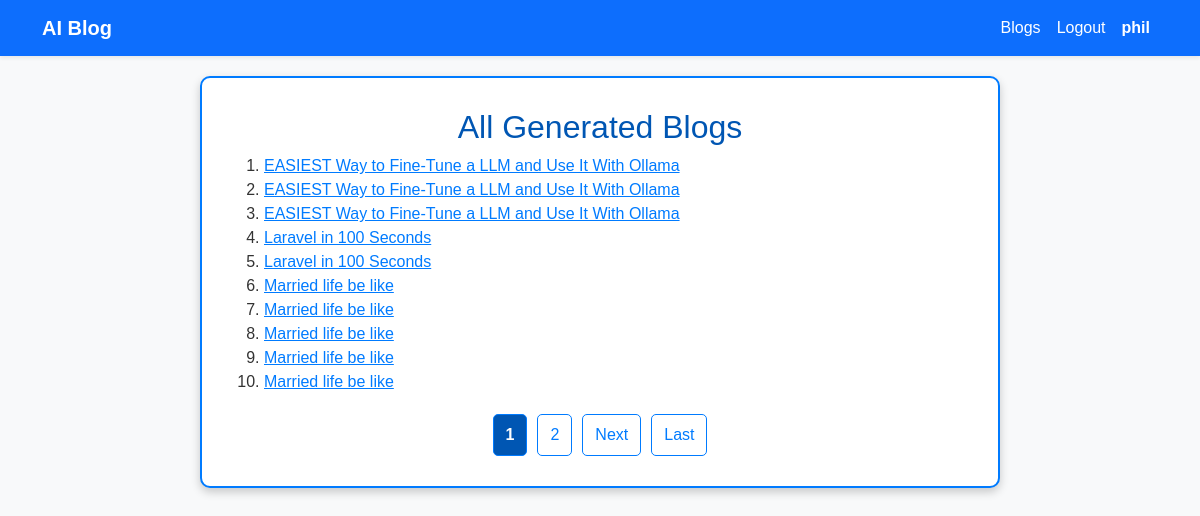
Page /transcription (signed in) on the committed database.
### blog/models.py (models this page shows)
class Content(models.Model):
    id = models.AutoField(primary_key=True)
    user = models.ForeignKey("auth.user", models.CASCADE)
    title = models.CharField(max_length=200)
    transcription = models.TextField()
    created = models.DateTimeField(auto_now_add=True)

### blog/views.py (the view)
# urls.py: path("transcription", views.transcription, name="transcription"),
@login_required
def transcription(request):
    transcripts = Content.objects.filter(user=request.user).order_by("created")
    paginator = Paginator(transcripts, 10)
    page_number = request.GET.get("page")
    try:
        page_obj = paginator.get_page(page_number)
    except PageNotAnInteger:
        page_obj = paginator.page(1)
    except EmptyPage:
        page_obj = paginator.page(paginator.num_pages)
    return render(request, "transcription.html", {"page_obj": page_obj})

### blog/templates/transcription.html (shortened to what this page needs)
{% extends 'base.html' %}
    {% block content %}
    {% if page_obj %}
    <h2>All Generated Blogs</h2>
    <ol>
    {% for memo in page_obj %}
    <li> <a href={% url 'blogs' memo.id %}>{{ memo.title}}</a></li>
    {% endfor %}
    </ol>
    {% else %}
        <h3>You do not have any blogs</h3>
    {% endif %}
    {% if page_obj %}
    <div class="pagination">
        {% for num in page_obj.paginator.page_range %}
            {% if page_obj.number == num %}
                <strong>{{ num }}</strong>
            {% else %}
                <a href="?page={{ num }}">{{ num }}</a>
            {% endif %}
        {% endfor %}
        {% if page_obj.has_next %}
            <a href="?page={{ page_obj.next_page_number }}">Next</a>
            <a href="?page={{ page_obj.paginator.num_pages }}">Last</a>
        {% endif %}
    </div>
    {% endif %}
    {% endblock %}

### blog/templates/base.html (shortened to what this page needs)
<!DOCTYPE html>
<html lang="en">
{% load static %}
<head>
    <link href="https://cdn.jsdelivr.net/npm/bootstrap@5.3.3/dist/css/bootstrap.min.css" rel="stylesheet">
    <link href="{% static 'style.css' %}" rel="stylesheet">
</head>
<body class="bg-light">
    <nav class="navbar navbar-expand-lg navbar-dark bg-primary shadow-sm">
        <div class="container">
            <a class="navbar-brand fw-bold text-white" href="{% url 'home' %}">AI Blog</a>
            <div class="collapse navbar-collapse justify-content-end" id="navbarNav">
                <ul class="navbar-nav">
                    {% if user.is_authenticated %}
                    <li class="nav-item">
                        <a class="nav-link text-white" href="{% url 'transcription' %}">Blogs</a>
                    </li>
                    <li class="nav-item">
                        <a class="nav-link text-white" href="{% url 'logout' %}">Logout</a>
                    </li>
                    <li class="nav-item">
                        <span class="nav-link fw-bold text-white">{{ user.username }}</span>
                    </li>
                    {% else %}
                    <li class="nav-item">
                        <a class="nav-link text-white" href="{% url 'login' %}">Login</a>
                    </li>
                    {% endif %}
                </ul>
            </div>
        </div>
    </nav>
    <div class="container-fluid center-box">
    <div class="container-fluid content-box">
    {% block content %}{% endblock %}
    </div>
</div>
</body>
</html>

### blog/templates/static/style.css (style rules this page uses)
body { text-align: center; background-color: #f4f8ff; color: #333; font-family: Arial, sans-serif; }
.center-box { min-height: 100vh; display: flex; align-items: flex-start; justify-content: center; padding: 20px; overflow-y: auto; }
.content-box { background: white; padding: 30px; border-radius: 10px; box-shadow: 0 4px 10px rgba(0, 0, 0, 0.2); max-width: 800px; width: 100%; overflow-y: auto; border: 2px solid #007bff; }
h1, h2 { color: #0056b3; }
a { display: block; text-align: left; color: #007bff; transition: color 0.3s ease; }
.pagination { display: flex; justify-content: center; align-items: center; margin-top: 20px; gap: 10px; }
.pagination a, .pagination strong { padding: 8px 12px; border: 1px solid #007bff; border-radius: 5px; color: #007bff; text-decoration: none; transition: background-color 0.3s ease, color 0.3s ease; }
.pagination strong { background-color: #0056b3; color: white; }

### rows in the picture
Content: title "EASIEST Way to Fine-Tune a LLM and Use It With Ollama"
Content: title "EASIEST Way to Fine-Tune a LLM and Use It With Ollama"
Content: title "EASIEST Way to Fine-Tune a LLM and Use It With Ollama"
Content: title "Laravel in 100 Seconds"
Content: title "Laravel in 100 Seconds"
Content: title "Married life be like"
Content: title "Married life be like"
Content: title "Married life be like"
Content: title "Married life be like"
Content: title "Married life be like"

### other values in the picture
{{ user.username }} "phil"
{{ num }} "1"
{{ num }} "2"
